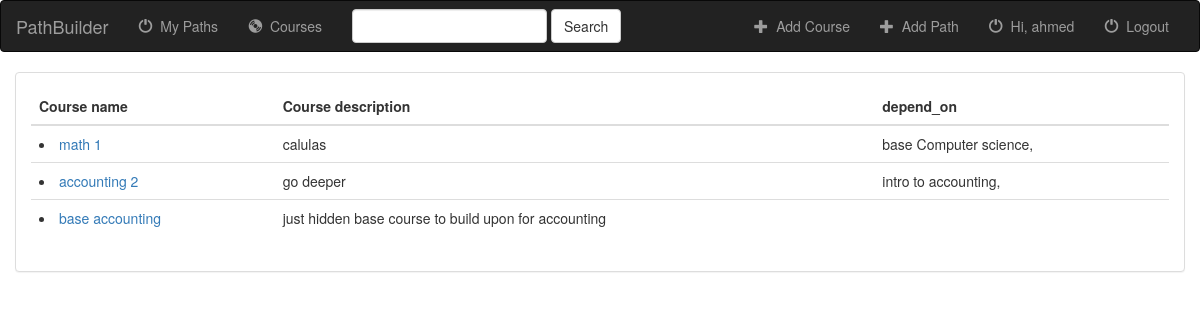
/paths/courses/my_courses/ (signed in), run on an earlier commit of the app's database.
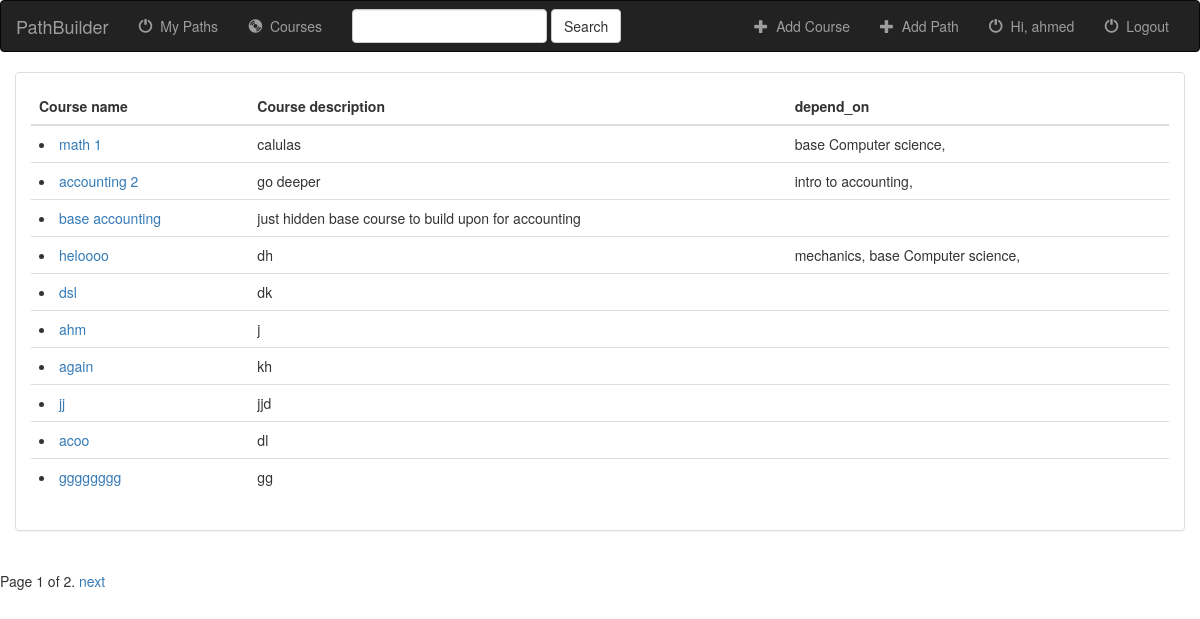
And on a later commit of the database.
### paths/models.py (models this page shows, shortened)
class Course(models.Model):
    name = models.CharField(max_length=200, blank=False)
    slug = models.SlugField(max_length=200 , unique=True,null=False,blank=False)
    description = models.CharField(max_length=500)
    depend_on = models.ManyToManyField('self',related_name="above", blank=True,symmetrical=False)
    path = models.ForeignKey('Path', on_delete=models.CASCADE)
    creator = models.ForeignKey(User, on_delete=models.SET_NULL, null=True, blank=True)
    added = models.DateTimeField(auto_now_add=True)
    updated = models.DateTimeField(auto_now=True)
    photo = models.ImageField(default= dummyimage ,blank= True,upload_to=get_directory)
    access_counter = models.IntegerField(default=0, verbose_name="Access Counts")
    class Meta:
        permissions = (("can_mark_returned", "Set book as returned"),)
        ordering = ["-access_counter"]
    def get_absolute_url(self):
        return reverse('paths:show_course',args=[str(self.slug)])
    def __str__(self):
        return self.name

### paths/views/course.py (the view)
# urls.py: path('courses/my_courses/', courseV.my_CoursesListView.as_view(), name='my_courses'),
class my_CoursesListView(LoginRequiredMixin,CourseListView):
    def get_context_data(self,**kwargs):
        object = Author.objects.get(user=self.request.user)
        object.access_counter +=1
        object.save()
        return  super().get_context_data(**kwargs)
    def get_queryset(self):
       return Course.objects.filter(creator=self.request.user)

### paths/templates/paths/course_list.html (shortened to what this page needs)
{% extends 'base.html' %}
{% block content %}
<div class="container-fluid songs-container">
    <div class="row">
        <div class="col-sm-12">
            <div class="panel panel-default">
                <div class="panel-body">
                    <table class="table">
                        <thead>
                            <tr>
                                <th>Course name</th>
                                <th>Course description</th>
                                <th>depend_on</th>
                            </tr>
                        </thead>
                        <tbody>
                            {% for course in course_list %}
                                <tr>
                                    <td><li><a href="{{ course.get_absolute_url }}">{{ course.name }}</a></li></td>
                                    <td>{{ course.description }}</td>
                                    <td>
                                      {% for course_d in course.depend_on.all %}
                                        {{ course_d }},
                                      {% endfor %}
                                    </td>
                                </tr>
                            {% endfor %}
                        </tbody>
                    </table>
                </div>
            </div>
        </div>
    </div>
</div>
{% endblock %}

### paths/templates/base.html (shortened to what this page needs)
<!DOCTYPE html>
<html lang="en">
<head>
    {% load static %}
    <link rel="stylesheet" href="https://maxcdn.bootstrapcdn.com/bootstrap/3.3.6/css/bootstrap.min.css">
    <link rel="stylesheet" type="text/css" href="{% static 'paths/style.css' %}"/>
</head>
<body>
<nav class="navbar navbar-inverse">
    <div class="container-fluid">
        <div class="navbar-header">
            <a class="navbar-brand" href="{% url 'paths:index' %}">PathBuilder</a>
        </div>
        <div class="collapse navbar-collapse" id="topNavBar">
            <ul class="nav navbar-nav">
                {% if user.is_authenticated %}
                <li><a href="{% url 'paths:my_paths' %}">
                    <span class="glyphicon glyphicon-off" aria-hidden="true"></span>&nbsp; My Paths
                </a></li>
                {% endif %}
                <li class="{% block albums_active %}{% endblock %}"><a href="{% url 'paths:courses' %}"><span class="glyphicon glyphicon-cd" aria-hidden="true"></span>&nbsp; Courses</a></li>
            </ul>
            <form class="navbar-form navbar-left" role="search" method="get" action="{% url 'paths:index' %}">
                <div class="form-group">
                    <input type="text" class="form-control" name="q" value="{{ request.GET.q }}">
                </div>
                <button type="submit" class="btn btn-default">Search</button>
            </form>
            <ul class="nav navbar-nav navbar-right">
                <li>
                    <a href="{% url 'paths:add_course' %}">
                        <span class="glyphicon glyphicon-plus" aria-hidden="true"></span>&nbsp; Add Course
                    </a>
                </li>
                <li>
                    <a href="{% url 'paths:add_path' %}">
                        <span class="glyphicon glyphicon-plus" aria-hidden="true"></span>&nbsp; Add Path
                    </a>
                </li>
                {% if user.is_authenticated %}
                    <li>
                        <a href="{{ user.get_absolute_url }}">
                            <span class="glyphicon glyphicon-off" aria-hidden="true"></span>&nbsp; Hi, {{ user.get_username }}
                        </a>
                    </li>
                    <li><a href="{% url 'logout'%}?next={{request.path}}">
                        <span class="glyphicon glyphicon-off" aria-hidden="true"></span>&nbsp; Logout
                    </a></li>
                {% else %}
                    <li><a href="{% url 'login'%}?next={{request.path}}">
                        Login
                    </a></li>
                {% endif %}
            </ul>
        </div>
    </div>
</nav>
{% block content %}
{% endblock %}
{% block pagination %}
  {% if is_paginated %}
      <div class="pagination">
          <span class="page-links">
              <span class="page-current">
                  Page {{ page_obj.number }} of {{ page_obj.paginator.num_pages }}.
              </span>
              {% if page_obj.has_next %}
                  <a href="{{ request.path }}?page={{ page_obj.next_page_number }}">next</a>
              {% endif %}
          </span>
      </div>
  {% endif %}
{% endblock %}
</body>
</html>

What changed in the data, as far as the page shows it:
added Course: name "heloooo", description "dh", Course (name "base Computer science")
now on this page (row unchanged): Course: name "mechanics", shown under "heloooo"
added Course: name "dsl", description "dk"
added Course: name "ahm", description "j"
added Course: name "again", description "kh"
added Course: name "jj", description "jjd"
added Course: name "acoo", description "dl"
added Course: name "gggggggg", description "gg"
Also different on the page:
{{ page_obj.number }}: (not shown) → "1"
{{ page_obj.paginator.num_pages }}: (not shown) → "2"
text now shown: "Page of . next"
